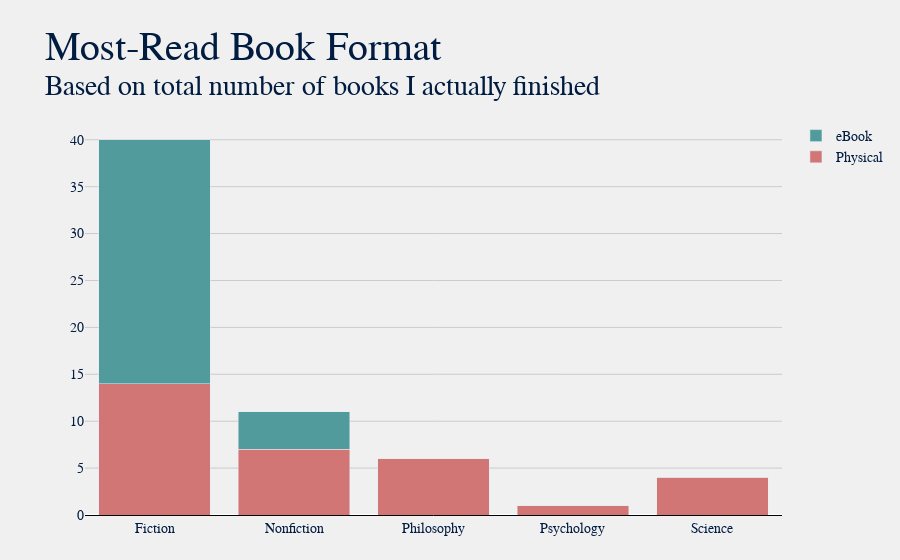

Notebook source saved alongside this figure:
### Code cell
title = "Most-Read Book Format"
sub = f"Based on total number of books I actually finished"
plot.gen_stacked_bar_graph(format_df, title, sub)

### Figure 1 — Plotly figure (JSON) as saved in the notebook; plotly's stock layout.template omitted (floating-point values rounded to 4 significant figures)
{"data": [{"customdata": ["Physical", "Physical", "Physical", "Physical", "Physical"], "hovertemplate": "<b>%{customdata}</b>: %{y}<extra></extra>", "marker": {"color": "#d27575"}, "name": "Physical", "type": "bar", "x": ["Fiction", "Nonfiction", "Philosophy", "Psychology", "Science"], "y": [14, 7, 6, 1, 4]}, {"customdata": ["eBook", "eBook", "eBook", "eBook", "eBook"], "hovertemplate": "<b>%{customdata}</b>: %{y}<extra></extra>", "marker": {"color": "#529b9c"}, "name": "eBook", "type": "bar", "x": ["Fiction", "Nonfiction", "Philosophy", "Psychology", "Science"], "y": [26, 4, 0, 0, 0]}], "layout": {"autosize": true, "barmode": "stack", "font": {"color": "#001c40", "family": "Baskerville", "size": 14}, "margin": {"b": 45, "l": 85, "r": 85, "t": 120}, "paper_bgcolor": "#f0f0f0", "plot_bgcolor": "#f0f0f0", "title": {"font": {"color": "#001c40", "family": "Baskerville, Bold", "size": 40}, "text": "Most-Read Book Format<br><sup>Based on total number of books I actually finished"}, "xaxis": {"autorange": true, "gridcolor": "#cbcbcb", "linecolor": "black", "range": [-0.5, 4.5], "showgrid": false, "showline": true, "title": {}, "type": "category"}, "yaxis": {"autorange": true, "gridcolor": "#cbcbcb", "linecolor": "black", "range": [0, 42.11], "showgrid": true, "showline": false, "showticklabels": true, "title": {}, "type": "linear"}}}
